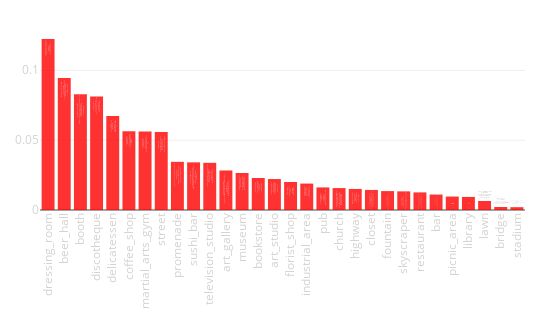

Here is the notebook cell this chart was saved with:
### Code cell
tags_rate(city_data)

### Figure 1 — Plotly figure (JSON) as saved in the notebook; plotly's stock layout.template omitted (floating-point values rounded to 4 significant figures)
{"data": [{"hoverinfo": "y+text", "marker": {"color": "red"}, "opacity": 0.8, "text": ["Lenaslovelyvintage<br>TFM_Berlin<br>STUDIO67<br>The_Heks_Laboratory<br>Zalando_Content_Creation", "Hofbr_uhaus_M_nchen<br>Hofbrauhaus_HB_Berlin<br>Augustiner_am_Gendarmenmarkt<br>ottorink_weinbar<br>Irish_Pub_Europacenter_Berlin", "Messe_Berlin_Vital<br>Mercure_Hotel_MOA_Berlin<br>Angleterre_Hotel_Berlin<br>WECC_Westhafen_Event_Convention_Center_Berlin<br>bcc_Berliner_Congress_Center", "Berlin_Salsa_Congress<br>Odyssee_Berlin<br>Green_Mango_Karaokebar<br>house_of_weekend<br>Hafenbar_Berlin", "Ristorante_Allegro_Pizzeria<br>Revolver_Burger<br>Muse_Berlin<br>ZULA_Hummus_Caf_<br>SOY", "wild_caff_<br>Pure_Origins_Estate_Coffee<br>Einstein_Kaffe_am_Alex<br>Cafe_Einstein<br>Westberlin_bar_shop", "Fitx<br>Spree_Crossfit_In_Squat_We_Trust<br>John_Reed_Fitness<br>Spindler_Klatt<br>FitX_Berlin_S_dkreuz", "Schl_terstra_e_Ecke_Kurf_rstendamm<br>Checkpoint_Charlie<br>Checkpoint_Charlie<br>Checkpoint_Charlie_Museum<br>MyFest_Berlin", "Berlin_Friedrichstra_e_An_Der_Spree<br>Spreeufer_Hauptbahnhof_Berlin<br>Spree<br>Spree_River_Berlin<br>Unter_den_Linden_Brandenburger_Tor", "THE_MEAT<br>Restaurant_VOLT_Berlin<br>Peter_Pane_Berlin_Europaplatz_Burgergrill_Bar<br>Lindenbr_u_am_Potsdamer_Platz<br>Beef_GrillClub_by_Hasir", "Madame_Tussauds_Berlin<br>Zig_Zag_Jazz_Club<br>n_tv_RTL_Studio_Berlin<br>Quatsch_Comedy_Club<br>Stage_Bluemax_Berlin_Blue_Man_Group", "Salvador_Dali_Museum_Berlin<br>Blain_Southern_Berlin<br>Galerie_Judin<br>Dal_Die_Ausstellung_am_Potsdamer_Platz_Museum_in_Berlin<br>Old_National_Gallery_Berlin", "New_National_Gallery_Berlin<br>Neues_Museum<br>Old_National_Gallery_Berlin<br>Gem_ldegalerie<br>Egyptian_Museum_of_Berlin", "Ritter_Sport_Berlin<br>Space_Hall<br>TASCHEN<br>RitterSport_Schokowelt<br>Joseph_Roth_Diele", "Taiko_Gallery<br>Bl_ckfisk_Tattoo_Co_<br>Blain_Southern_Berlin<br>East_Side_Gallery<br>East_Side_Gallery_Berlin", "Marsano_Berlin<br>Britzer_Garten<br>DE3<br>Capri_by_Fraser_Berlin<br>Buttmannstra_e", "panoramapunkt<br>Tv_Tower_Berlin<br>Kollhoff_Tower<br>TV_tower_Berlin<br>Fernsehturm_Berlin", "Irish_Pub_Europacenter_Berlin<br>John_Muir<br>THE_MEAT<br>Hotel_Bar<br>Bellucci_Ristorante_Bar", "St_Marienkirche_Berlin<br>St_Marys_Church_Berlin<br>DITIB_Berlin_T_rk_Sehitlik_Camii<br>St_Hedwigs_Cathedral<br>Kaiser_Wilhelm_Memorial_Church", "Victory_Tower<br>Berlin_Victory_Column<br>Siegess_ule<br>Stra_e_des_17_Juni<br>Columna_de_la_Victoria", "Lenaslovelyvintage<br>ANDREAS_MURKUDIS<br>LNFA_Conceptstore_Agency_Events<br>PREMIUM_Berlin<br>mientus_FLAGSHIP_Store", "Neptunbrunnen<br>M_rchenbrunnen_im_Volkspark_Friedrichshain<br>Neptunbrunnen<br>Viktoria_Luise_Platz<br>Berlin_Cathedral", "Potsdamer_Platz_Berlin_Germany<br>Bahnhof_Berlin_Potsdamer_Platz<br>Potsdammer_Platz_Berlin<br>Potsdamer_Platz<br>Breitscheidplatz", "Restaurant_Entrecote<br>Ristorante_Sale_e_Tabacchi<br>Lucky_Leek<br>Ristorante_a_Mano<br>Lutter_Wegner_am_Gendarmenmarkt", "Berlin_European_Bartender_School<br>ORA<br>BRYK_BAR<br>John_Muir<br>Absinthdepot", "Prinzessinneng_rten<br>Biergarten_in_Tiergarten<br>Volkspark_Friedrichshain<br>James_Simon_Park_Kleiner_Monbijoupark<br>Kleiner_Tiergarten", "Staatsbibliothek_zu_Berlin_Haus_Unter_den_Linden_<br>Jacob_und_Wilhelm_Grimm_Zentrum<br>Staatsbibliothek_zu_Berlin<br>B_se_Buben_Bar<br>Fine_Bagels", "Pfaueninsel_Im_Wannsee<br>Cecilieng_rten<br>Sommerbad_Neuk_lln<br>Volkspark_Friedrichshain<br>Kleiner_Tiergarten", "Gleisdreieckpark<br>Jannowitzbr_cke<br>Riogrande_Berlin<br>Berlin_Bornholmer_Stra_e_station<br>Oberbaum_Bridge", "Olympia_Stadion_Berlin<br>Poststadion<br>Berlino<br>Internationales_Deutsches_Turnfest_Berlin_2017<br>Brasil_Brasileiro_Berlin"], "type": "bar", "uid": "461f96d4-58aa-11e9-80d1-3c15c2cf2370", "x": ["dressing_room", "beer_hall", "booth", "discotheque", "delicatessen", "coffee_shop", "martial_arts_gym", "street", "promenade", "sushi_bar", "television_studio", "art_gallery", "museum", "bookstore", "art_studio", "florist_shop", "industrial_area", "pub", "church", "highway", "closet", "fountain", "skyscraper", "restaurant", "bar", "picnic_area", "library", "lawn", "bridge", "stadium"], "y": [0.1225, 0.09462, 0.08283, 0.08137, 0.0673, 0.0564, 0.05621, 0.05584, 0.0345, 0.03413, 0.0338, 0.02832, 0.02652, 0.02293, 0.02219, 0.02007, 0.01892, 0.01618, 0.01571, 0.01509, 0.01436, 0.01354, 0.01334, 0.01261, 0.01107, 0.009634, 0.009374, 0.006462, 0.002167, 0.002023]}], "layout": {"height": 330, "margin": {"b": 120, "l": 40, "r": 25, "t": 30}, "showlegend": false, "width": 550, "xaxis": {"tickangle": -90, "tickfont": {"color": "lightgrey", "size": 11.5}}, "xaxis2": {"tickangle": -90, "tickfont": {"color": "lightgrey", "size": 11.5}}, "yaxis": {"tickfont": {"color": "lightgrey", "size": 11.5}}, "yaxis2": {"tickfont": {"color": "lightgrey", "size": 11.5}}}}
